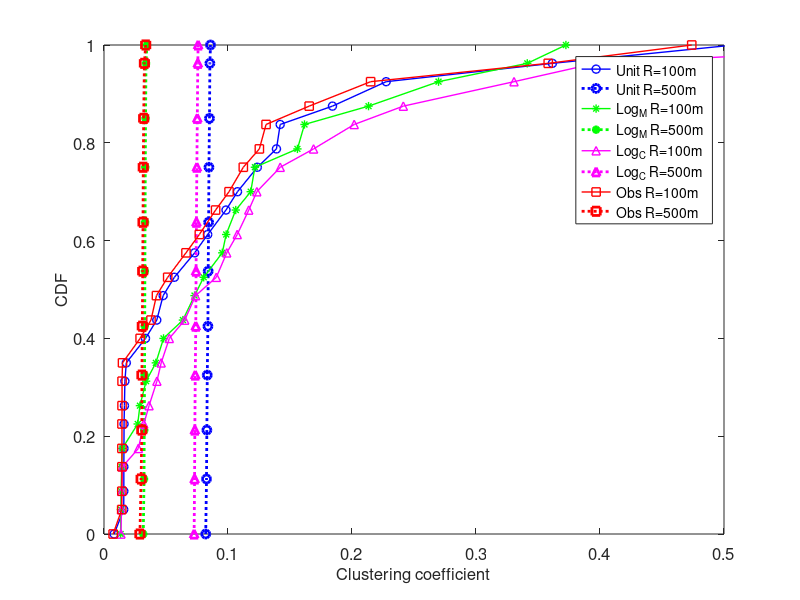
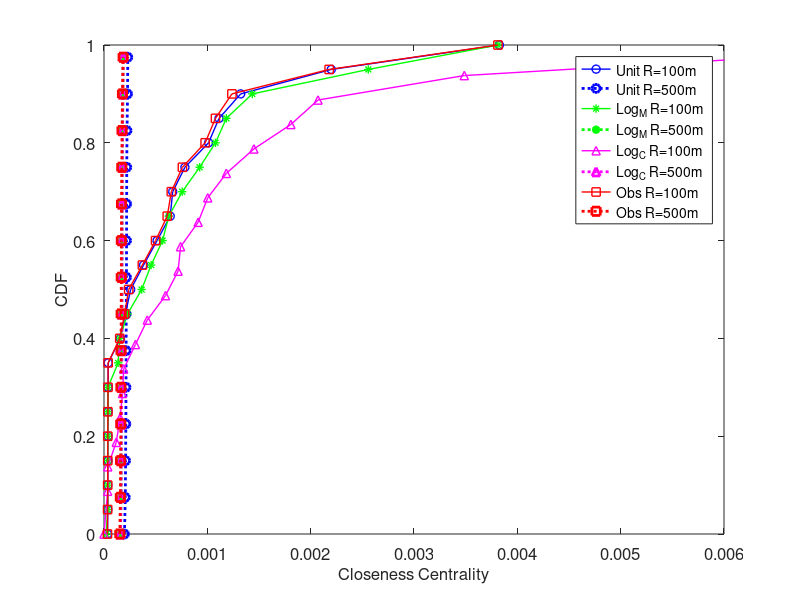
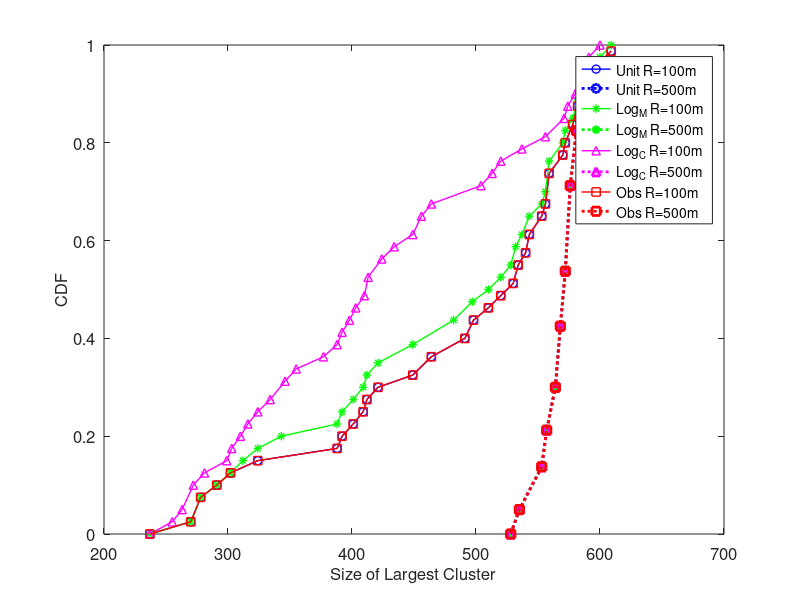

Write MATLAB code to recreate these figures, in order.
clear all
clc

load Clustering_Information_L100.mat
Clustering_Information_L100 = Clustering_Information;

load Clustering_Information_L500.mat
Clustering_Information_L500 = Clustering_Information;

%%{
load Clustering_Information_L100_C.mat
Clustering_Information_L100_C = Clustering_Information;

load Clustering_Information_L500_C.mat
Clustering_Information_L500_C = Clustering_Information;
%%}

load Clustering_Information_O100.mat
Clustering_Information_O100 = Clustering_Information;

load Clustering_Information_O500.mat
Clustering_Information_O500 = Clustering_Information;

load Clustering_Information_U100.mat
Clustering_Information_U100 = Clustering_Information;

load Clustering_Information_U500.mat
Clustering_Information_U500 = Clustering_Information;

%% make it less data
%{
Clustering_Information_L100 = Clustering_Information_L100((1:7:end),:);
Clustering_Information_L500 = Clustering_Information_L500((1:7:end),:);
%%{
Clustering_Information_L100_C = Clustering_Information_L100_C((1:7:end),:);
Clustering_Information_L500_C = Clustering_Information_L500_C((1:7:end),:);
%%}
Clustering_Information_U100 = Clustering_Information_U100((1:7:end),:);
Clustering_Information_U500 = Clustering_Information_U500((1:7:end),:);
Clustering_Information_O100 = Clustering_Information_O100((1:7:end),:);
Clustering_Information_O500 = Clustering_Information_O500((1:7:end),:);
%}
%%


x = Clustering_Information_L100(:,1);

%% Clustering coeffcient

yy_L100 = Clustering_Information_L100(:,3);
yy_L500 = Clustering_Information_L500(:,3);
%%{
yy_L100_C = Clustering_Information_L100_C(:,3);
yy_L500_C = Clustering_Information_L500_C(:,3);
%%}
yy_U100 = Clustering_Information_U100(:,3);
yy_U500 = Clustering_Information_U500(:,3);

yy_O100 = Clustering_Information_O100(:,3);
yy_O500 = Clustering_Information_O500(:,3);

figure
axis([0 0.5 0 1])
hold on;
box on;
 
%% UNIT

U100 = cdfplot (yy_U100);
U500 = cdfplot (yy_U500);
set(U100,'color','b','LineStyle','-','Marker','o','LineWidth',1)
set(U500,'color','b','LineStyle',':','Marker','o','LineWidth', 2)

xdata = get(U100,'XData');
ydata = get(U100,'YData');
xdata(end)= xdata(end-1);
set(U100,'XData',[xdata(2:7:end) xdata(end)]);
set(U100,'YData',[ydata(2:7:end) ydata(end)]);

xdata = get(U500,'XData');
ydata = get(U500,'YData');
xdata(end)= xdata(end-1);
set(U500,'XData',[xdata(2:17:end) xdata(end)]);
set(U500,'YData',[ydata(2:17:end) ydata(end)]);

%% LOG

L100 = cdfplot (yy_L100);
L500 = cdfplot (yy_L500);
set(L100,'color','g','LineStyle','-','Marker','*','LineWidth',1)
set(L500,'color','g','LineStyle',':','Marker','*','LineWidth', 2)

xdata = get(L100,'XData');
ydata = get(L100,'YData');
xdata(end)= xdata(end-1);
set(L100,'XData',[xdata(2:7:end) xdata(end)]);
set(L100,'YData',[ydata(2:7:end) ydata(end)]);

xdata = get(L500,'XData');
ydata = get(L500,'YData');
xdata(end)= xdata(end-1);
set(L500,'XData',[xdata(2:17:end) xdata(end)]);
set(L500,'YData',[ydata(2:17:end) ydata(end)]);

%% LOG CLASS


L100_C = cdfplot (yy_L100_C);
L500_C = cdfplot (yy_L500_C);
set(L100_C,'color','m','LineStyle','-','Marker','^','LineWidth',1)
set(L500_C,'color','m','LineStyle',':','Marker','^','LineWidth', 2)

xdata = get(L100_C,'XData');
ydata = get(L100_C,'YData');
xdata(end)= xdata(end-1);
set(L100_C,'XData',[xdata(2:7:end) xdata(end)]);
set(L100_C,'YData',[ydata(2:7:end) ydata(end)]);

xdata = get(L500_C,'XData');
ydata = get(L500_C,'YData');
xdata(end)= xdata(end-1);
set(L500_C,'XData',[xdata(2:17:end) xdata(end)]);
set(L500_C,'YData',[ydata(2:17:end) ydata(end)]);

%% OBSTACLE

O100 = cdfplot (yy_O100);
O500 = cdfplot (yy_O500);
set(O100,'color','r','LineStyle','-','Marker','s','LineWidth',1)
set(O500,'color','r','LineStyle',':','Marker','s','LineWidth', 2)

xdata = get(O100,'XData');
ydata = get(O100,'YData');
xdata(end)= xdata(end-1);
set(O100,'XData',[xdata(2:7:end) xdata(end)]);
set(O100,'YData',[ydata(2:7:end) ydata(end)]);

xdata = get(O500,'XData');
ydata = get(O500,'YData');
xdata(end)= xdata(end-1);
set(O500,'XData',[xdata(2:17:end) xdata(end)]);
set(O500,'YData',[ydata(2:17:end) ydata(end)]);

%% OTHERS
set(gca,'FontSize',12)

xlabel('Clustering coefficient','FontSize',12);
ylabel('CDF','FontSize',12);
title('');
L = legend('Unit R=100m','Unit R=500m','Log_M R=100m', 'Log_M R=500m','Log_C R=100m', 'Log_C R=500m','Obs R=100m', 'Obs R=500m');
set(L,'FontSize',10);

grid off



%% Number of clusters
%{
yy_L100 = Clustering_Information_L100(:,2);
yy_L500 = Clustering_Information_L500(:,2);
%%{
yy_L100_C = Clustering_Information_L100_C(:,2);
yy_L500_C = Clustering_Information_L500_C(:,2);
%%}
yy_U100 = Clustering_Information_U100(:,2);
yy_U500 = Clustering_Information_U500(:,2);
yy_O100 = Clustering_Information_O100(:,2);
yy_O500 = Clustering_Information_O500(:,2);

figure
axis([0 100 0 1])
hold on;
box on;
 
%% UNIT

U100 = cdfplot (yy_U100);
U500 = cdfplot (yy_U500);
set(U100,'color','b','LineStyle','-','Marker','o','LineWidth',1)
set(U500,'color','b','LineStyle',':','Marker','o','LineWidth', 2)

xdata = get(U100,'XData');
ydata = get(U100,'YData');
xdata(end)= xdata(end-1);
set(U100,'XData',xdata(2:2:end));
set(U100,'YData',ydata(2:2:end));

xdata = get(U500,'XData');
ydata = get(U500,'YData');
xdata(end)= xdata(end-1);
set(U500,'XData',xdata(2:2:end));
set(U500,'YData',ydata(2:2:end));

%% LOG

L100 = cdfplot (yy_L100);
L500 = cdfplot (yy_L500);
set(L100,'color','g','LineStyle','-','Marker','*','LineWidth',1)
set(L500,'color','g','LineStyle',':','Marker','*','LineWidth', 2)

xdata = get(L100,'XData');
ydata = get(L100,'YData');
xdata(end)= xdata(end-1);
set(L100,'XData',xdata(2:2:end));
set(L100,'YData',ydata(2:2:end));

xdata = get(L500,'XData');
ydata = get(L500,'YData');
xdata(end)= xdata(end-1);
set(L500,'XData',xdata(2:2:end));
set(L500,'YData',ydata(2:2:end));

%% LOG CLASS


L100_C = cdfplot (yy_L100_C);
L500_C = cdfplot (yy_L500_C);
set(L100_C,'color','m','LineStyle','-','Marker','^','LineWidth',1)
set(L500_C,'color','m','LineStyle',':','Marker','^','LineWidth', 2)

xdata = get(L100_C,'XData');
ydata = get(L100_C,'YData');
xdata(end)= xdata(end-1);
set(L100_C,'XData',xdata(2:2:end));
set(L100_C,'YData',ydata(2:2:end));

xdata = get(L500_C,'XData');
ydata = get(L500_C,'YData');
xdata(end)= xdata(end-1);
set(L500_C,'XData',xdata(2:2:end));
set(L500_C,'YData',ydata(2:2:end));

%% OBSTACLE

O100 = cdfplot (yy_O100);
O500 = cdfplot (yy_O500);
set(O100,'color','r','LineStyle','-','Marker','s','LineWidth',1)
set(O500,'color','r','LineStyle',':','Marker','s','LineWidth', 2)

xdata = get(O100,'XData');
ydata = get(O100,'YData');
xdata(end)= xdata(end-1);
set(O100,'XData',xdata(2:2:end));
set(O100,'YData',ydata(2:2:end));

xdata = get(O500,'XData');
ydata = get(O500,'YData');
xdata(end)= xdata(end-1);
set(O500,'XData',xdata(2:2:end));
set(O500,'YData',ydata(2:2:end));

%% OTHERS

xlabel('No. of clusters');
ylabel('CDF');
legend('Unit R=100m','Unit R=500m','Log_M R=100m', 'Log_M R=500m','Log_C R=100m', 'Log_C R=500m','Obs R=100m', 'Obs R=500m');
grid off
%}

%% Closeness Centrality

yy_L100 = Clustering_Information_L100(:,4);
yy_L500 = Clustering_Information_L500(:,4);

yy_L100_C = Clustering_Information_L100_C(:,4);
yy_L500_C = Clustering_Information_L500_C(:,4);

yy_U100 = Clustering_Information_U100(:,4);
yy_U500 = Clustering_Information_U500(:,4);

yy_O100 = Clustering_Information_O100(:,4);
yy_O500 = Clustering_Information_O500(:,4);

%%%****************************
copy_i = yy_O100;
for i = 1 :3: size(yy_O100)
    copy_i(i) = yy_L100(i);
end
yy_L100 = copy_i;
%%%****************************

figure
axis([0 0.006 0 1])
hold on;
box on;
 
%% UNIT

U100 = cdfplot (yy_U100);
U500 = cdfplot (yy_U500);
set(U100,'color','b','LineStyle','-','Marker','o','LineWidth',1)
set(U500,'color','b','LineStyle',':','Marker','o','LineWidth', 2)

xdata = get(U100,'XData');
ydata = get(U100,'YData');
xdata(end)= xdata(end-1);
set(U100,'XData',xdata(2:8:end));
set(U100,'YData',ydata(2:8:end));

xdata = get(U500,'XData');
ydata = get(U500,'YData');
xdata(end)= xdata(end-1);
set(U500,'XData',xdata(2:12:end));
set(U500,'YData',ydata(2:12:end));

%% LOG

L100 = cdfplot (yy_L100);
L500 = cdfplot (yy_L500);
set(L100,'color','g','LineStyle','-','Marker','*','LineWidth',1)
set(L500,'color','g','LineStyle',':','Marker','*','LineWidth', 2)

xdata = get(L100,'XData');
ydata = get(L100,'YData');
xdata(end)= xdata(end-1);
set(L100,'XData',xdata(2:8:end));
set(L100,'YData',ydata(2:8:end));

xdata = get(L500,'XData');
ydata = get(L500,'YData');
xdata(end)= xdata(end-1);
set(L500,'XData',xdata(2:12:end));
set(L500,'YData',ydata(2:12:end));

%% LOG CLASS


L100_C = cdfplot (yy_L100_C);
L500_C = cdfplot (yy_L500_C);
set(L100_C,'color','m','LineStyle','-','Marker','^','LineWidth',1)
set(L500_C,'color','m','LineStyle',':','Marker','^','LineWidth', 2)

xdata = get(L100_C,'XData');
ydata = get(L100_C,'YData');
xdata(end)= xdata(end-1);
set(L100_C,'XData',[xdata(2:8:end) xdata(end)]);
set(L100_C,'YData',[ydata(2:8:end) ydata(end)]);

xdata = get(L500_C,'XData');
ydata = get(L500_C,'YData');
xdata(end)= xdata(end-1);
set(L500_C,'XData',xdata(2:12:end));
set(L500_C,'YData',ydata(2:12:end));

%% OBSTACLE

O100 = cdfplot (yy_O100);
O500 = cdfplot (yy_O500);
set(O100,'color','r','LineStyle','-','Marker','s','LineWidth',1)
set(O500,'color','r','LineStyle',':','Marker','s','LineWidth', 2)

xdata = get(O100,'XData');
ydata = get(O100,'YData');
xdata(end)= xdata(end-1);
set(O100,'XData',xdata(2:8:end));
set(O100,'YData',ydata(2:8:end));

xdata = get(O500,'XData');
ydata = get(O500,'YData');
xdata(end)= xdata(end-1);
set(O500,'XData',xdata(2:12:end));
set(O500,'YData',ydata(2:12:end));

%% OTHERS
set(gca,'FontSize',12)

xlabel('Closeness Centrality','FontSize',12);
ylabel('CDF','FontSize',12);
L = legend('Unit R=100m','Unit R=500m','Log_M R=100m', 'Log_M R=500m','Log_C R=100m', 'Log_C R=500m','Obs R=100m', 'Obs R=500m');
set(L,'FontSize',10);

title('');
grid off



%% Size of Largest Cluster

yy_L100 = Clustering_Information_L100(:,5);
yy_L500 = Clustering_Information_L500(:,5);
%%{
yy_L100_C = Clustering_Information_L100_C(:,5);
yy_L500_C = Clustering_Information_L500_C(:,5);
%%}
yy_U100 = Clustering_Information_U100(:,5);
yy_U500 = Clustering_Information_U500(:,5);
yy_O100 = Clustering_Information_O100(:,5);
yy_O500 = Clustering_Information_O500(:,5);

%%%****************************
copy_i = yy_O100;
for i = 1 :3: size(yy_O100)
    copy_i(i) = yy_L100(i);
end
yy_L100 = copy_i;
%%%****************************


figure
%axis([0 100 0 1])
hold on;
box on;
 
%% UNIT

U100 = cdfplot (yy_U100);
U500 = cdfplot (yy_U500);
set(U100,'color','b','LineStyle','-','Marker','o','LineWidth',1)
set(U500,'color','b','LineStyle',':','Marker','o','LineWidth', 2)

xdata = get(U100,'XData');
ydata = get(U100,'YData');
xdata(end)= xdata(end-1);
set(U100,'XData',xdata(2:4:end));
set(U100,'YData',ydata(2:4:end));

xdata = get(U500,'XData');
ydata = get(U500,'YData');
xdata(end)= xdata(end-1);
set(U500,'XData',xdata(2:8:end));
set(U500,'YData',ydata(2:8:end));

%% LOG

L100 = cdfplot (yy_L100);
L500 = cdfplot (yy_L500);
set(L100,'color','g','LineStyle','-','Marker','*','LineWidth',1)
set(L500,'color','g','LineStyle',':','Marker','*','LineWidth', 2)

xdata = get(L100,'XData');
ydata = get(L100,'YData');
xdata(end)= xdata(end-1);
set(L100,'XData',xdata(2:4:end));
set(L100,'YData',ydata(2:4:end));

xdata = get(L500,'XData');
ydata = get(L500,'YData');
xdata(end)= xdata(end-1);
set(L500,'XData',xdata(2:8:end));
set(L500,'YData',ydata(2:8:end));

%% LOG CLASS


L100_C = cdfplot (yy_L100_C);
L500_C = cdfplot (yy_L500_C);
set(L100_C,'color','m','LineStyle','-','Marker','^','LineWidth',1)
set(L500_C,'color','m','LineStyle',':','Marker','^','LineWidth', 2)

xdata = get(L100_C,'XData');
ydata = get(L100_C,'YData');
xdata(end)= xdata(end-1);
set(L100_C,'XData',xdata(2:4:end));
set(L100_C,'YData',ydata(2:4:end));

xdata = get(L500_C,'XData');
ydata = get(L500_C,'YData');
xdata(end)= xdata(end-1);
set(L500_C,'XData',xdata(2:8:end));
set(L500_C,'YData',ydata(2:8:end));

%% OBSTACLE

O100 = cdfplot (yy_O100);
O500 = cdfplot (yy_O500);
set(O100,'color','r','LineStyle','-','Marker','s','LineWidth',1)
set(O500,'color','r','LineStyle',':','Marker','s','LineWidth', 2)

xdata = get(O100,'XData');
ydata = get(O100,'YData');
xdata(end)= xdata(end-1);
set(O100,'XData',xdata(2:4:end));
set(O100,'YData',ydata(2:4:end));

xdata = get(O500,'XData');
ydata = get(O500,'YData');
xdata(end)= xdata(end-1);
set(O500,'XData',xdata(2:8:end));
set(O500,'YData',ydata(2:8:end));

%% OTHERS
set(gca,'FontSize',12)

xlabel('Size of Largest Cluster','FontSize',12);
ylabel('CDF','FontSize',12);
title('');

L = legend('Unit R=100m','Unit R=500m','Log_M R=100m', 'Log_M R=500m','Log_C R=100m', 'Log_C R=500m','Obs R=100m', 'Obs R=500m');
set(L,'FontSize',10);

grid off

%{
%{
%% Diameter of Clusters


yy_L100 = Clustering_Information_L100(:,6);
yy_L500 = Clustering_Information_L500(:,6);
%%{
yy_L100_C = Clustering_Information_L100_C(:,6);
yy_L500_C = Clustering_Information_L500_C(:,6);
%%}
yy_U100 = Clustering_Information_U100(:,6);
yy_U500 = Clustering_Information_U500(:,6);
yy_O100 = Clustering_Information_O100(:,6);
yy_O500 = Clustering_Information_O500(:,6);

figure
%axis([0 100 0 1])
hold on;
box on;
 
%% UNIT

U100 = cdfplot (yy_U100);
U500 = cdfplot (yy_U500);
set(U100,'color','b','LineStyle','-','Marker','o','LineWidth',1)
set(U500,'color','b','LineStyle',':','Marker','o','LineWidth', 2)

xdata = get(U100,'XData');
ydata = get(U100,'YData');
xdata(end)= xdata(end-1);
set(U100,'XData',xdata(2:2:end));
set(U100,'YData',ydata(2:2:end));

xdata = get(U500,'XData');
ydata = get(U500,'YData');
xdata(end)= xdata(end-1);
set(U500,'XData',xdata(2:2:end));
set(U500,'YData',ydata(2:2:end));

%% LOG

L100 = cdfplot (yy_L100);
L500 = cdfplot (yy_L500);
set(L100,'color','g','LineStyle','-','Marker','*','LineWidth',1)
set(L500,'color','g','LineStyle',':','Marker','*','LineWidth', 2)

xdata = get(L100,'XData');
ydata = get(L100,'YData');
xdata(end)= xdata(end-1);
set(L100,'XData',xdata(2:2:end));
set(L100,'YData',ydata(2:2:end));

xdata = get(L500,'XData');
ydata = get(L500,'YData');
xdata(end)= xdata(end-1);
set(L500,'XData',xdata(2:2:end));
set(L500,'YData',ydata(2:2:end));

%% LOG CLASS


L100_C = cdfplot (yy_L100_C);
L500_C = cdfplot (yy_L500_C);
set(L100_C,'color','m','LineStyle','-','Marker','^','LineWidth',1)
set(L500_C,'color','m','LineStyle',':','Marker','^','LineWidth', 2)

xdata = get(L100_C,'XData');
ydata = get(L100_C,'YData');
xdata(end)= xdata(end-1);
set(L100_C,'XData',xdata(2:2:end));
set(L100_C,'YData',ydata(2:2:end));

xdata = get(L500_C,'XData');
ydata = get(L500_C,'YData');
xdata(end)= xdata(end-1);
set(L500_C,'XData',xdata(2:2:end));
set(L500_C,'YData',ydata(2:2:end));

%% OBSTACLE

O100 = cdfplot (yy_O100);
O500 = cdfplot (yy_O500);
set(O100,'color','r','LineStyle','-','Marker','s','LineWidth',1)
set(O500,'color','r','LineStyle',':','Marker','s','LineWidth', 2)

xdata = get(O100,'XData');
ydata = get(O100,'YData');
xdata(end)= xdata(end-1);
set(O100,'XData',xdata(2:2:end));
set(O100,'YData',ydata(2:2:end));

xdata = get(O500,'XData');
ydata = get(O500,'YData');
xdata(end)= xdata(end-1);
set(O500,'XData',xdata(2:2:end));
set(O500,'YData',ydata(2:2:end));

%% OTHERS

xlabel('Diameter');
ylabel('CDF');
legend('Unit R=100m','Unit R=500m','Log_M R=100m', 'Log_M R=500m','Log_C R=100m', 'Log_C R=500m','Obs R=100m', 'Obs R=500m');

grid off;

%}

%}